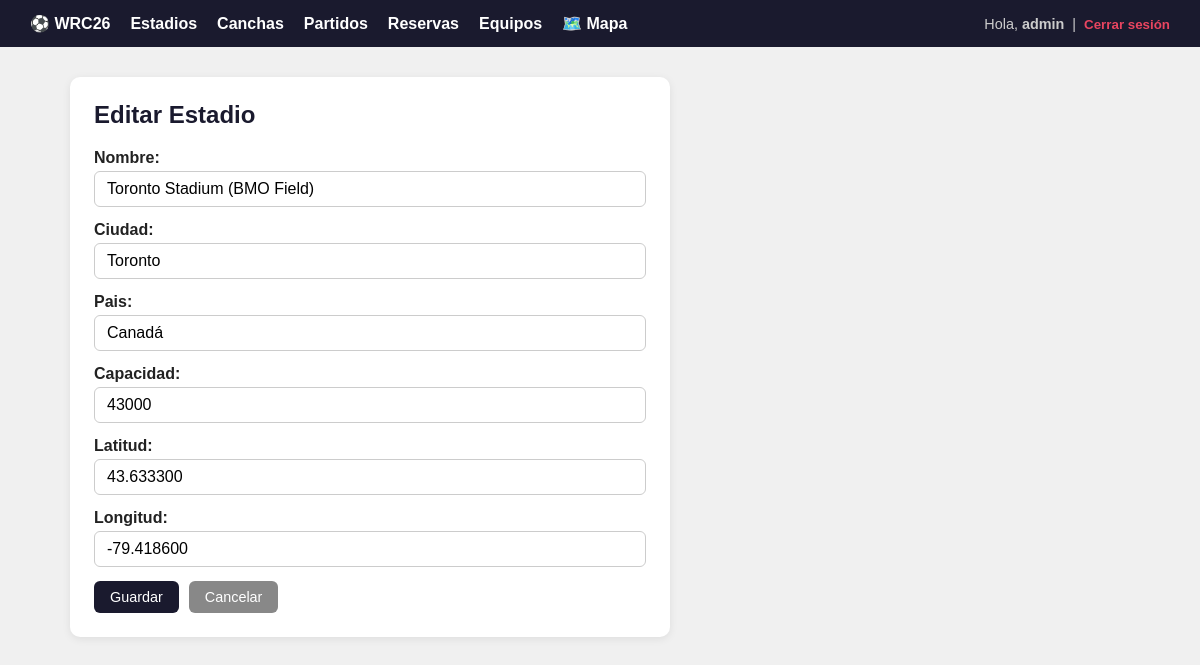
The page /estadios/2/editar/ (signed in) on the database its author committed.
### Api/models.py (models this page shows, shortened)
class Estadio(models.Model):
    nombre = models.CharField(max_length=100)
    ciudad = models.CharField(max_length=100)
    pais = models.CharField(max_length=100)
    capacidad = models.PositiveIntegerField()
    imagen = models.ImageField(upload_to='estadios/', blank=True, null=True)
    latitud = models.DecimalField(max_digits=9, decimal_places=6, null=True, blank=True)
    longitud = models.DecimalField(max_digits=9, decimal_places=6, null=True, blank=True)
    class Meta:
        verbose_name_plural = "Estadios"
        ordering = ['pais', 'ciudad']

### Api/views.py (the view)
    def wrapper(request, *args, **kwargs):
        if hasattr(request.user, 'perfil') and request.user.perfil.rol == 'admin':
            return view_func(request, *args, **kwargs)
        raise PermissionDenied

### Api/forms.py
class EstadioForm(forms.ModelForm):
    class Meta:
        model = Estadio
        fields = ['nombre', 'ciudad', 'pais', 'capacidad', 'latitud', 'longitud', 'longitud']

### Api/views.py (called while the page is built)
def solo_admin(view_func):
    def wrapper(request, *args, **kwargs):
        if hasattr(request.user, 'perfil') and request.user.perfil.rol == 'admin':
            return view_func(request, *args, **kwargs)
        raise PermissionDenied
    return wrapper

@login_required
@solo_admin
def editar_estadio(request, pk):
    estadio = get_object_or_404(Estadio, pk=pk)
    form = EstadioForm(request.POST or None, instance=estadio)
    if form.is_valid():
        form.save()
        messages.success(request, 'Estadio actualizado.')
        return redirect('lista_estadios')
    return render(request, 'canchas/form_estadio.html', {'form': form, 'titulo': 'Editar Estadio'})

### Api/Templates/canchas/form_estadio.html (shortened to what this page needs)
{% extends 'canchas/base.html' %}
{% block content %}
<div class="card" style="max-width:600px;">
  <h2>{{ titulo }}</h2>
  <form method="post">
    {{ form.as_p }}
    <div style="display:flex; gap:10px; margin-top:10px;">
      <button type="submit" class="btn btn-primary">Guardar</button>
      <a href="{% url 'lista_estadios' %}" class="btn btn-secondary">Cancelar</a>
    </div>
  </form>
</div>
{% endblock %}

### Api/Templates/canchas/base.html (shortened to what this page needs)
<!DOCTYPE html>
<html lang="es">
<head>
</head>
<body>
<nav>
  <a href="{% url 'inicio' %}">⚽ WRC26</a>
  <a href="{% url 'lista_estadios' %}">Estadios</a>
  <a href="{% url 'lista_canchas' %}">Canchas</a>
  <a href="{% url 'lista_partidos' %}">Partidos</a>
  <a href="{% url 'lista_reservas' %}">Reservas</a>
  <a href="{% url 'lista_equipos' %}">Equipos</a>
  <a href="{% url 'mapa_estadios' %}">🗺️ Mapa</a>
  <div class="usuario">
    {% if user.is_authenticated %}
      Hola, <strong>{{ user.username }}</strong> &nbsp;|&nbsp;
      <form method="post" action="{% url 'logout' %}" style="display:inline;">
  <button type="submit" style="background:none; border:none; color:#e94560; cursor:pointer; font-weight:bold;">
    Cerrar sesión
  </button>
</form>
    {% else %}
      <a href="{% url 'login' %}">Iniciar sesión</a>
    {% endif %}
  </div>
</nav>
<div class="container">
  {% block content %}{% endblock %}
</div>
</body>
</html>

### Api/Templates/canchas/base.html (style rules this page uses)
* { box-sizing: border-box; margin: 0; padding: 0; }
body { font-family: Arial, sans-serif; background: #f0f0f0; color: #222; }
nav { background: #1a1a2e; padding: 14px 30px; display: flex; align-items: center; gap: 20px; }
nav a { color: #fff; text-decoration: none; font-weight: bold; }
nav .usuario { margin-left: auto; color: #ccc; font-size: 0.9em; }
.container { max-width: 1100px; margin: 30px auto; padding: 0 20px; }
h1, h2 { margin-bottom: 20px; color: #1a1a2e; }
.btn { display: inline-block; padding: 8px 16px; border-radius: 6px; text-decoration: none; font-size: 0.9em; border: none; cursor: pointer; }
.btn-primary { background: #1a1a2e; color: #fff; }
.btn-secondary { background: #888; color: #fff; }
form p { margin-bottom: 14px; }
form label { display: block; font-weight: bold; margin-bottom: 4px; }
form input, form select, form textarea { width: 100%; padding: 8px 12px; border: 1px solid #ccc; border-radius: 6px; font-size: 1em; }
.card { background: #fff; border-radius: 10px; padding: 24px; box-shadow: 0 2px 8px rgba(0,0,0,0.08); margin-bottom: 20px; }

### rows shown on the page
Estadio: nombre "Toronto Stadium (BMO Field)", ciudad "Toronto", pais "Canadá", capacidad "43000", latitud "43.633300", longitud "-79.418600"

### other values the page prints
{{ user.username }} "admin"
{{ titulo }} "Editar Estadio"
